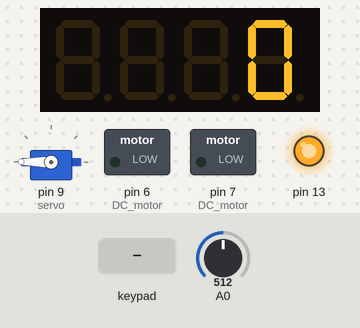
Recording of a sketch running on a simulated Arduino Mega 2560, built with avr-gcc and run on an emulated ATmega2560. Parts: 4-digit seven-segment display, servo, switched loads named in the sketch (green lamp = pin HIGH), output pins drawn as LEDs (lit = HIGH). Wiring (inferred from the names in the program): 4-digit 7-segment display, segments lit when HIGH: segments pin 30, pin 32, pin 27, pin 25, pin 33, pin 26, pin 24, pin 28; digit selects pin 22, pin 31, pin 29, pin 23. The test bench sets the inputs (shaded band); at power-on: A0 = 512. The segment pins are drawn as the display they are named for; pins used as bus, display or sensor lines are not drawn.

Above: at 1.7 s.
1.8 s: keypad keys 2 2 3 1 2 9 2 3 pressed 0.4 s apart
At 5.9 s:
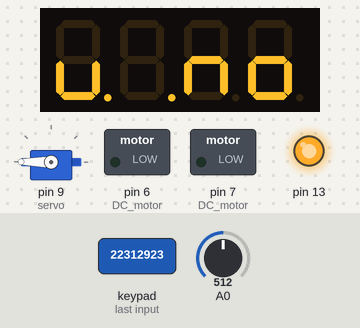
6.5 s: key 'A' pressed
At 7.4 s:
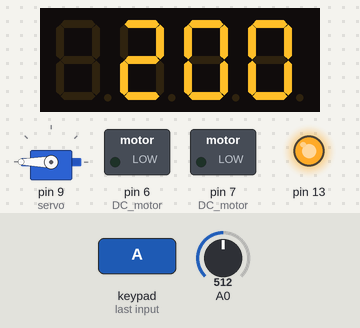
8.0 s: keypad keys 4 5 4 3 4 1 3 9 # pressed 0.4 s apart
At 11.6 s:
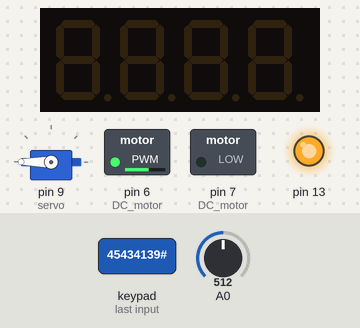
Timing chart, 0 to 13.1 s (numbered marks = the images above; inputs shaded):
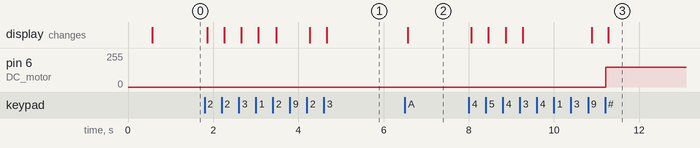

The sketch:

Project.ino
```cpp
#include <Servo.h>
#include <Stepper.h>
#include <Keypad.h>

#define LED_DIGIT_0 0b11111100
#define LED_DIGIT_1 0b01100000
#define LED_DIGIT_2 0b11011010
#define LED_DIGIT_3 0b11110010
#define LED_DIGIT_4 0b01100110
#define LED_DIGIT_5 0b10110110
#define LED_DIGIT_6 0b00111110
#define LED_DIGIT_7 0b11100000
#define LED_DIGIT_8 0b11111110
#define LED_DIGIT_9 0b11100110
#define LED_GOOF_0 0b00111001
#define LED_GOOF_1 0b00000001
#define LED_GOOF_2 0b00101010
#define LED_GOOF_3 0b00111010
#define LED_DONE_0 0b01111010
#define LED_DONE_1 0b00111010
#define LED_DONE_2 0b00101010
#define LED_DONE_3 0b10011110

#define INPUT_MAX_VALUE 9999
#define INPUT_PRESET_A 200
#define INPUT_PRESET_B 1500
#define INPUT_PRESET_C 69
#define INPUT_PRESET_D 15

#define SERVO_ANGLE_LOW 115
#define SERVO_ANGLE_HIGH 180

#define STEPPER_SPEED_FAST 90
#define STEPPER_SPEED_SLOW 90

#define PHOTOSENSOR_LOW_THRESHOLD 140
#define PHOTOSENSOR_HIGH_THRESHOLD 200
#define PHOTOSENSOR_READINGS 16

const uint8_t LEDcodes[10] = {
  LED_DIGIT_0, LED_DIGIT_1, LED_DIGIT_2, LED_DIGIT_3, LED_DIGIT_4,
  LED_DIGIT_5, LED_DIGIT_6, LED_DIGIT_7, LED_DIGIT_8, LED_DIGIT_9
};

const uint billValues[7] = {500,100,50,20,10,5,1};
const uint initialDeal[7] = {2,2,2,6,5,5,5};

// 33-23, 32-22
const uint8_t segmentPins[8] = {30,32,27,25,33,26,24,28};
const uint8_t digitPins[4] = {22,31,29,23};

char hexaKeys[4][4] = {
  {'1', '2', '3', 'A'},
  {'4', '5', '6', 'B'},
  {'7', '8', '9', 'C'},
  {'*', '0', '#', 'D'}
};

// Objects setup
byte rowPins[4] = {45,43,41,39};
byte colPins[4] = {44,42,40,38};
Keypad keypad = Keypad(makeKeymap(hexaKeys), rowPins, colPins, 4, 4);

Servo servo;
const int stepsPerRevolution = 48;
Stepper stepper(stepsPerRevolution, 46, 47, 48, 49);

//Global variables
int slotCounter = 0;//???
uint desiredBills[7] = {0,0,0,0,0,0,0};
//uint x = 0;
long wait = 0;

uint photosensorReadings[PHOTOSENSOR_READINGS];
uint8_t nextPhotosensorReading = 0;
bool isPhotosensorHigh = 0;
bool wasPhotosensorHigh = 0;

void setup(){

  for (int i=0; i < 8; i++){
    pinMode(segmentPins[i], OUTPUT); //set segment and DP pins to output
  }
  //sets the digit pins as outputs
  for (int i=0; i < 4; i++){
    pinMode(digitPins[i], OUTPUT);
  }

  pinMode(6,OUTPUT); //DC motor
  pinMode(7,OUTPUT); //DC motor??

  stepper.setSpeed(200);

  servo.attach(9);
  servo.write(SERVO_ANGLE_HIGH);
  pinMode(13,OUTPUT);
  digitalWrite(13,HIGH);
  delay(500);
  //digitalWrite(13,LOW);
}

int counter = 0;

void loop(){
  uint desiredMoney = getNumberInput();
  getBillDivision(desiredMoney);
  retrieveDesiredBills();
  waitUntilButtonPress();

  // for(int i=0;i<7;i++){
  //   long delayStart = millis();
  //   while(millis()-delayStart < 1000){
  //     showNumber(desiredBills[i]);
  //   }
  //   delay(100);
  // }

  // waitUntilPhotosensorHigh(20);
  // counter++;

  // for(int i=1;i<=3;i++){
  // spinBills(i);
  // delay(1500);
  // }

  // moveToEnd();
  // delay(1000);
  // for(int i=0;i<6;i++){
  //   moveOneTray();
  //   delay(1000);
  // }

  // servoDown();
  // delay(1000);
  // servoUp();
  // delay(1000);
}

void retrieveDesiredBills(){
  for(int i=0;i<7;i++){
    if(i==0){
      moveToEnd();
    }else{
      moveOneTray();
    }
    delay(1000);
    spinBills(desiredBills[i]);
    delay(500);
  }
}

void moveToEnd(){
  carForward();
  for(int i=0;i<6;i++){
    waitUntilPhotosensorHigh(30);
    carBackward();
    delay(50);
    carStop();
    delay(500);
    carForward();
  }
  carBackward();
  delay(50);
  carStop();
}

void moveOneTray(){
  carBackward();
  waitUntilPhotosensorHigh(30);
  carForward();
  delay(50);
  carStop();
}

void spinBills(uint x){
  if(x>0){
    servoDown();
    for(int i=0;i<x;i++){
      spinSingleBill();
    }
    servoUp();
    delay(1000);
  }
}
void spinSingleBill(){
  stepper.setSpeed(STEPPER_SPEED_FAST);
  spinStepper(400);
  delay(100);
  stepper.setSpeed(STEPPER_SPEED_SLOW);
  spinStepper(-400);
  delay(300);
}


void getBillDivision(uint x){
  if(x==1500){
    for(int i = 0;i < 7;i++){
      desiredBills[i] = initialDeal[i];
    }
  }else{
    for(int i = 0;i < 7;i++){
      desiredBills[i] = 0;
      uint billValue = billValues[i];
      while(x>=billValue){
        desiredBills[i] += 1;
        x -= billValue;
      }
    }
  }
}

uint getNumberInput(){
  bool done = 0;
  uint x = 0;
  while(!done){
    uint y = handleButtonPresses(x);
    if(y==-1){
      done = 1;
    }else{
      x=y;
    }
    if(x>INPUT_MAX_VALUE){
      showGoof();
    }else{
      showNumber(x);
    }
  }
  return x;
}

int readPhotosensor(){
  return analogRead(0);
}
bool getPhotosensorDigital(){
  uint v = readPhotosensor();
  photosensorReadings[nextPhotosensorReading] = v;
  nextPhotosensorReading = (nextPhotosensorReading + 1) % PHOTOSENSOR_READINGS;
  long photosensorValueSum = 0;
  for(int i = 0;i < PHOTOSENSOR_READINGS;i++){
    photosensorValueSum += photosensorReadings[i];
  }
  uint photosensorValue = photosensorValueSum / PHOTOSENSOR_READINGS;
  if(photosensorValue > PHOTOSENSOR_HIGH_THRESHOLD){
    isPhotosensorHigh = 1;
  }else if(photosensorValue < PHOTOSENSOR_LOW_THRESHOLD){
    isPhotosensorHigh = 0;
  }
  return isPhotosensorHigh;
}

void waitUntilPhotosensorHigh(){
  waitUntilPhotosensorHigh(1);
}
void waitUntilPhotosensorHigh(long minDelay){
  bool done = 0;
  bool wasHigh = 0;
  bool isHigh = 0;
  long delayStart = millis();
  while(!done){
    wasHigh = isHigh;
    isHigh = getPhotosensorDigital();
    done = (isHigh && !wasHigh) && (millis() - delayStart > minDelay);
    //showNumber(counter,isHigh?0x0f:0x00);
    //showNumber(readPhotosensor(),isHigh?0x0f:0x00);
  }
}


uint handleButtonPresses(uint x){

    char buttonPressed = keypad.getKey();

    if(buttonPressed){
      if(isdigit(buttonPressed)){
        int digitPressed = buttonPressed-48;
        x = x*10+digitPressed;
      }else if(buttonPressed=='*'){
        x=0;
      }else if(buttonPressed=='#'){
        if(x>INPUT_MAX_VALUE){
          x=0;
        }else{
          return -1;
        }
      }else if(buttonPressed=='A'){
        x=INPUT_PRESET_A;
      }else if(buttonPressed=='B'){
        x=INPUT_PRESET_B;
      }else if(buttonPressed=='C'){
        x=INPUT_PRESET_C;
      }else if(buttonPressed=='D'){
        x=INPUT_PRESET_D;
      }
    }
    return x;

}
void waitUntilButtonPress(){
  bool done = 0;
  while(!done){
    char buttonPressed = keypad.getKey();
    if(buttonPressed){
      done = 1;
    }
    showDone();
  }
}

void showNumber (uint number){
  showNumber(number,0);
}
void showNumber (uint number,uint8_t DPs){
  if (number == 0){
    displayDigit(3, LEDcodes[0]); //display 0 in the rightmost digit
    displayDigit(2,0x00);
    displayDigit(1,0x00);
    displayDigit(0,0x00);
  }
  else{
    for (int digit= 3; digit >=0; digit--){
      if (number > 0){
        displayDigit(digit,LEDcodes[number % 10] | ((DPs >> digit) & 0x01));
        number= number/10;
      }else{
        displayDigit(digit,((DPs >> digit) & 0x01));
      }
    }
  }
}

void showGoof (){
  displayDigit(0,LED_GOOF_0);
  displayDigit(1,LED_GOOF_1);
  displayDigit(2,LED_GOOF_2);
  displayDigit(3,LED_GOOF_3);
}
void showDone (){
  displayDigit(0,LED_DONE_0);
  displayDigit(1,LED_DONE_1);
  displayDigit(2,LED_DONE_2);
  displayDigit(3,LED_DONE_3);
}


void displayDigit(uint8_t digitNo, uint8_t ledCode){

  digitalWrite(digitPins[digitNo], LOW);
  for (int segment= 0; segment < 8; segment++){
    boolean isBitSet= bitRead(ledCode, 7-segment);

    //isBitSet= ! isBitSet; //remove this line if common cathode display
    digitalWrite(segmentPins[segment], isBitSet);
  }
  delay(4);
  digitalWrite(digitPins[digitNo], HIGH);
}

void doTheHokeyPokey(){
  // RUN CAR BACKWARDS
  carBackward();
  delay(100);
  //TURN ON SERVO
  servoDown();

  //RUN STEPPER
  spinStepper(360);


 //MOVE SERVO BACK
  servoUp();


 //RUN CAR FORWWARD
  carForward();
  delay(100);
}

void spinStepper(long degrees){
  //moves setpper forward
  long steps = (degrees*stepsPerRevolution) / 360;
  stepper.step(steps);
  delay(10);
  //TURN OFF STEPPER
  digitalWrite(46, LOW);
  digitalWrite(47, LOW);
  digitalWrite(48, LOW);
  digitalWrite(49, LOW);

}


void servoDown(){
  digitalWrite(13,HIGH);
  //servo.attach(9);
  delay(50);
  servo.write(SERVO_ANGLE_LOW);
  delay(1000);
  // servo.write(SERVO_ANGLE_HIGH);
  // //delay(20);
  // servo.detach();
  // digitalWrite(13,LOW);
  delay(10);
  // servo.write(SERVO_ANGLE_LOW);
}

void servoUp(){
  digitalWrite(13,HIGH);
  //servo.attach(9);
  delay(50);
  servo.write(SERVO_ANGLE_HIGH);
  delay(1000);
  // servo.detach();
  // digitalWrite(13,LOW);
  delay(10);
}


void carForward(){
  analogWrite(6,150);
  digitalWrite(7,LOW);
}
void carBackward(){
  digitalWrite(6,LOW);
  analogWrite(7,150);
}
void carStop(){
  digitalWrite(6,LOW);
  digitalWrite(7,LOW);
}
```

Measured:
- after the input at 1.8 s, the display: first changes after 0.06 s (image 1 shows a later state)
- after the input at 6.5 s, the display: changes after 0.06 s (image 2)
- after the input at 8.0 s, pin 6 (DC_motor): 0/255 → 150/255 after 3.2 s; the display: first changes after 0.06 s (image 3 shows a later state)
